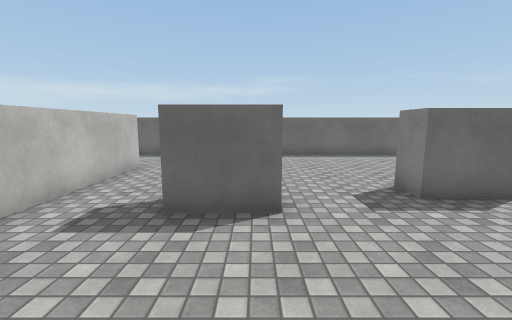
view 1 (above)

16 first-person views from a walk through a 3-D level made in the Unity game engine. The camera is 1.5 m above the floor, tilts 8° down and sees 90° across. The floor is counted in squares, 1 m on a side. Each view is taken from the middle of a square. On the plan, view 1 faces up. The plan holds only what a view shows up to about 13 squares ahead; the rest is blank. Surface patterns are stand-ins for the level's own textures.

view 2
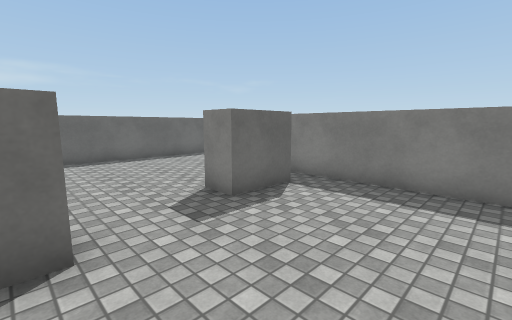

view 3
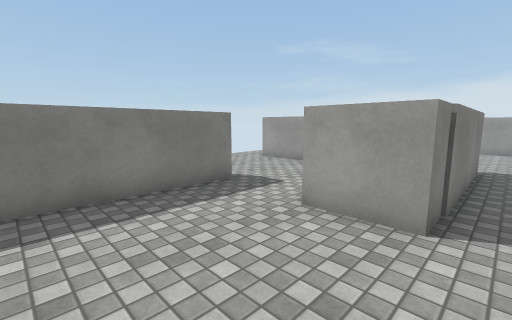

view 4
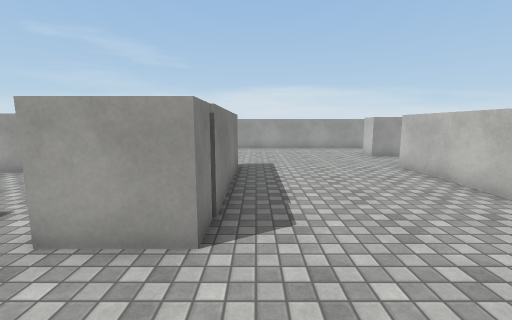

view 5
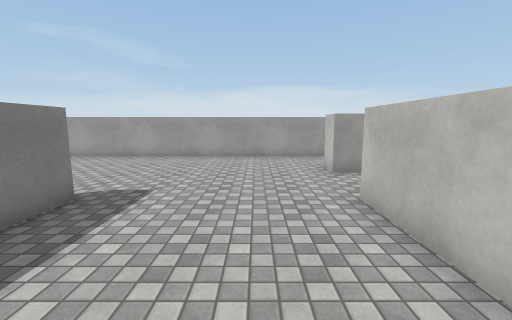

view 6
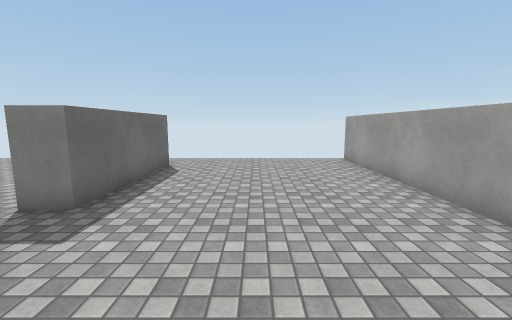

view 7
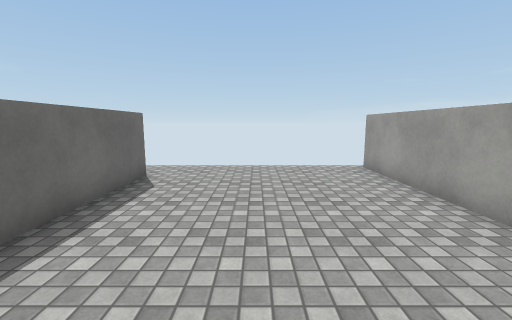

view 8
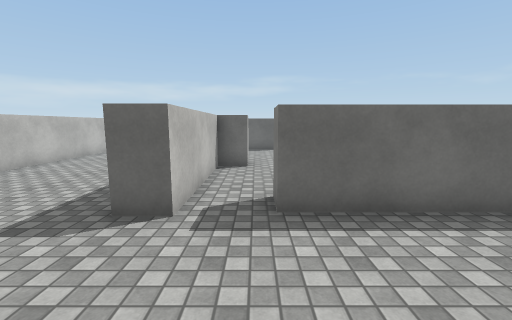

view 9
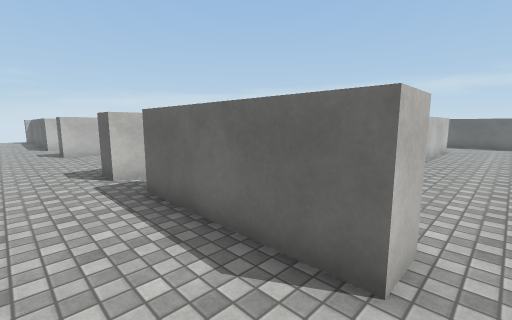

view 10
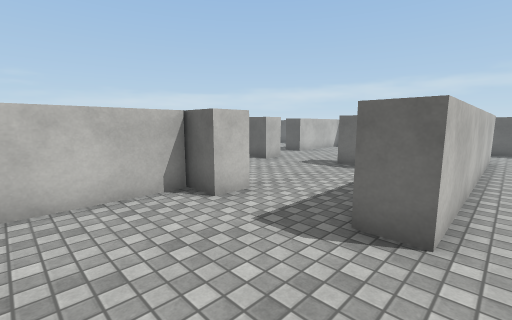

view 11
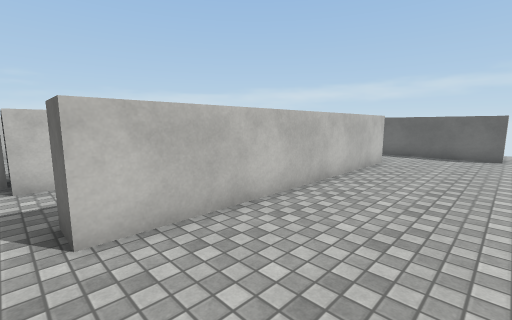

view 12
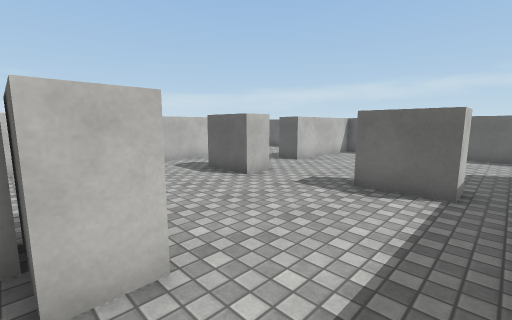

view 13
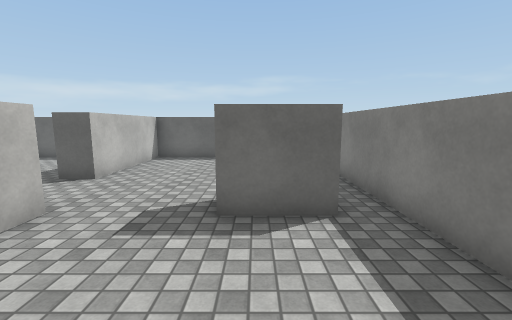

view 14
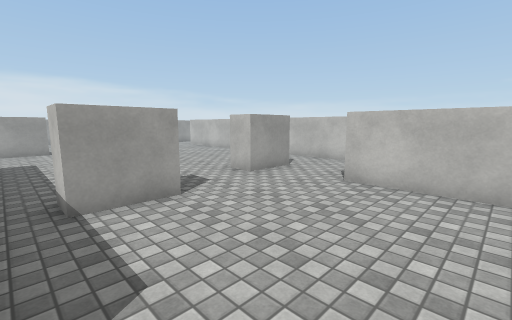

view 15
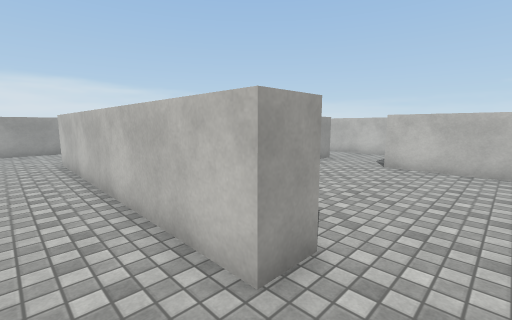

view 16
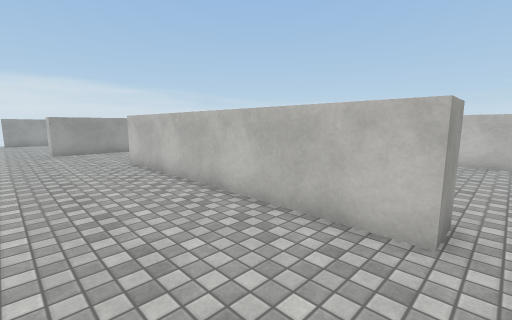

### Floor plan
Points are (right, up) in squares from view 1. A wall is a line through its corners. A room is listed if a view was taken in it or the views show most of it. See-through windows are left out.
Room 1 (views 1, 2, 3, 4, 5, 6, 7, 8, 9, 10, 11, 12, 13, 14, 15, 16)
walls: (2.6, -1.5) (2.6, -6) (1.6, -6) (1.6, -0.9); (4.4, -4.8) (9.4, -4.8) (9.4, -5.8) (4.4, -5.8) (4.4, -4.8); (6.4, 9.5) (7.5, 9.5) (7.5, -0.5) (6.5, -0.5) (6.5, 8.5); (-4.1, 7.5) (-4.1, -6); (-4.4, -8.8) (-4.4, -9.9); (10.9, 12.5) (-0.4, 12.5) (-0.4, 7.9) (-1.5, 7.9); (-3.5, -12.8) (10.9, -12.8)
ways out: opening at (-5, -7.5); opening at (-4.5, -11.5); opening at (-2.5, 8.5); gap at (4, -5); gap at (11, 13)
objects: block (-1, 4) to (0, 5); block (2, -1) to (4, 0); block (3, 5) to (5, 6)

Where each view was taken, in squares from view 1:
view 1: 0 up, 0 right, facing up
view 2: 1 up, 0 right, facing up-right
view 3: 4 up, 1 right, facing down-right
view 4: 3 up, 1 right, facing down
view 5: 1 down, 2 left, facing down
view 6: 9 down, 0 right, facing right
view 7: 9 down, 2 right, facing right
view 8: 10 down, 4 right, facing up
view 9: 8 down, 10 right, facing up-left
view 10: 4 down, 8 right, facing up-left
view 11: 1 down, 11 right, facing up-left
view 12: 1 down, 6 right, facing up-left
view 13: 1 up, 4 right, facing up
view 14: 11 up, 6 right, facing down-left
view 15: 11 up, 9 right, facing down-left
view 16: 10 up, 11 right, facing down-left
